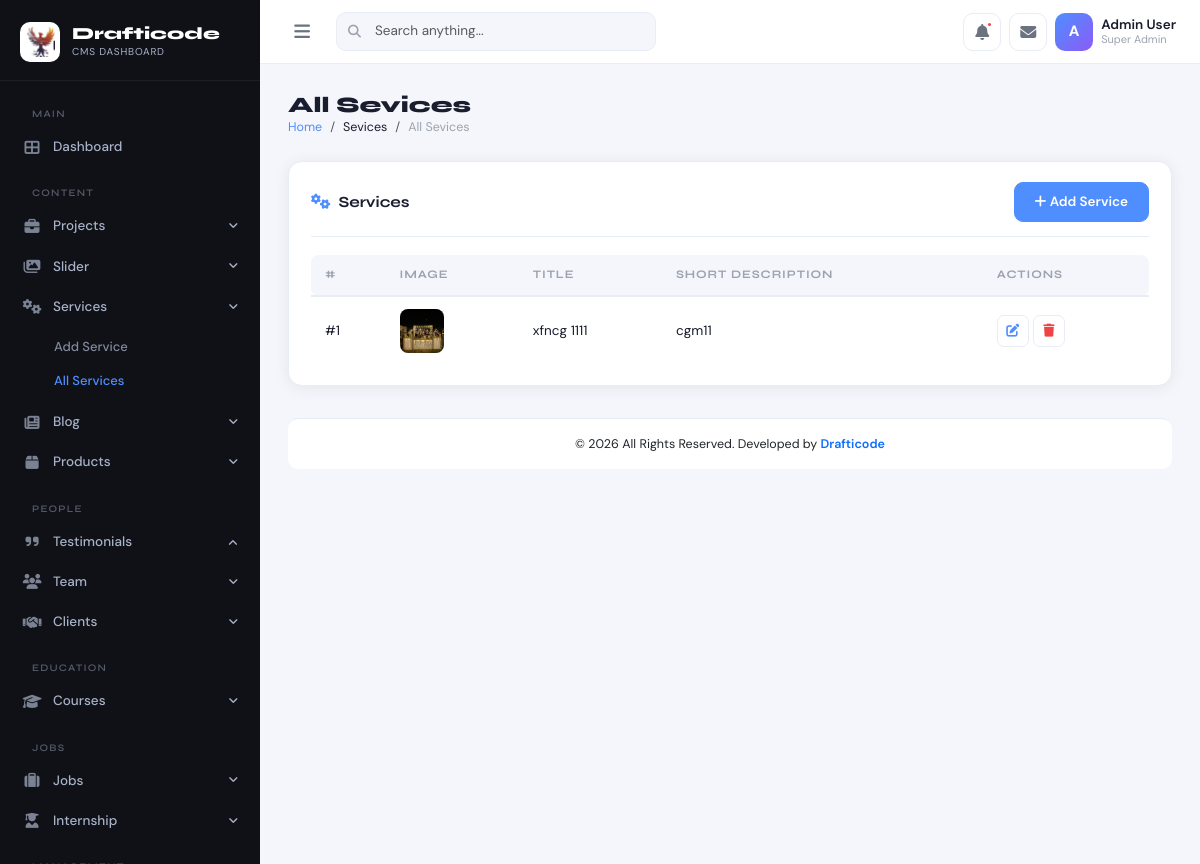
The page /admin-dashboard/service.php on the database its author committed.
### tables this page shows
CREATE TABLE `services` (
  `id` int(11) NOT NULL,
  `title` varchar(256) NOT NULL,
  `image` varchar(256) NOT NULL,
  `short_description` varchar(256) NOT NULL,
  `description` varchar(5000) NOT NULL
);

### admin-dashboard/service.php (the view, shortened to what this page needs)
<?php
include 'connection/config.php';
$services = $pdo->query("SELECT * FROM services ORDER BY id DESC")->fetchAll();
?>
<!DOCTYPE html>
<html lang="en">
<head>
    <link rel="stylesheet" href="https://cdnjs.cloudflare.com/ajax/libs/bootstrap/5.3.2/css/bootstrap.min.css">
    <link rel="stylesheet" href="https://cdnjs.cloudflare.com/ajax/libs/font-awesome/6.5.1/css/all.min.css">
    <link rel="stylesheet" href="assets/css/admin.css">
</head>
<body>
    <?php include 'common/sidebar.php' ?>
    <?php include 'common/topbar.php' ?>
    <div id="main-content">
        <div class="page-header">
            <div>
                <h1 class="page-title">All Sevices</h1>
                <nav>
                    <ol class="breadcrumb">
                        <li class="breadcrumb-item"><a href="index.php">Home</a></li>
                        <li class="breadcrumb-item">Sevices</li>
                        <li class="breadcrumb-item active">All Sevices</li>
                    </ol>
                </nav>
            </div>
        </div>
        <div class="admin-card">
            <div class="section-header">
                <h3 class="section-title">
                    <i class="fas fa-cogs me-2 text-primary-custom"></i>Services
                </h3>
                <div>
                    <a href="addservice.php" class="btn btn-primary btn-sm">
                        <i class="fas fa-plus"></i> Add Service
                    </a>
                </div>
            </div>
            <div class="table-responsive">
                <table class="admin-table">
                    <thead>
                        <tr>
                            <th>#</th>
                            <th>Image</th>
                            <th>Title</th>
                            <th>Short Description</th>
                            <th>Actions</th>
                        </tr>
                    </thead>
                    <tbody>
                        <?php
                        $i = 1;
                        foreach ($services as $service) {
                        ?>
                            <tr>
                                <td>#<?= $i++ ?></td>
                                <td>
                                    <img
                                        src="../upload/<?= $service['image'] ?>"
                                        style="width:44px;height:44px;border-radius:8px;object-fit:cover;">
                                </td>
                                <td><?= htmlspecialchars($service['title']) ?></td>
                                <td><?= htmlspecialchars($service['short_description']) ?></td>
                                <td>
                                    <div class="d-flex gap-1">
                                        <a href="addservice.php?action=edit_service&id=<?= $service['id'] ?>" class="btn-icon edit">
                                            <i class="fas fa-edit"></i>
                                        </a>
                                        <a href="function_service.php?action=delete_service&id=<?= $service['id'] ?>"
                                            class="btn-icon delete"
                                            onclick="return confirm('Delete this service?')">
                                            <i class="fas fa-trash"></i>
                                        </a>
                                    </div>
                                </td>
                            </tr>
                        <?php } ?>
                    </tbody>
                </table>
            </div>
        </div>
        <?php include 'common/footer.php' ?>
</body>
</html>

### admin-dashboard/assets/css/admin.css (style rules this page uses)
:root { --sidebar-width: 260px; --sidebar-bg: #0f1117; --sidebar-text: #a8b2c8; --sidebar-active: #ffffff; --sidebar-hover-bg: rgba(255,255,255,0.06); --sidebar-accent: #4f8eff; --topbar-height: 64px; --topbar-bg: #ffffff; --body-bg: #f4f6fb; --card-bg: #ffffff; --card-shadow: 0 2px 16px rgba(0,0,0,0.07); --card-radius: 14px; --text-primary: #1a1d2e; --text-secondary: #6b7280; --text-muted: #9ca3af; --border-color: #e8ecf4; --accent-blue: #4f8eff; --accent-purple: #8b5cf6; --accent-green: #10b981; --accent-orange: #f59e0b; --accent-red: #ef4444; --accent-cyan: #06b6d4; --transition: all 0.22s cubic-bezier(.4,0,.2,1); }
* { box-sizing: border-box; }
body { font-family: 'DM Sans', sans-serif; background: var(--body-bg); color: var(--text-primary); margin: 0; padding: 0; min-height: 100vh; font-size: 14.5px; }
h1,h2,h3,h4,h5,h6 { font-family: 'Syne', sans-serif; font-weight: 700; }
#main-content { margin-left: var(--sidebar-width); margin-top: var(--topbar-height); padding: 28px; min-height: calc(100vh - var(--topbar-height)); transition: var(--transition); }
.page-header { display: flex; align-items: center; justify-content: space-between; margin-bottom: 24px; }
.page-title { font-family: 'Syne', sans-serif; font-size: 22px; font-weight: 800; color: var(--text-primary); margin: 0; }
.breadcrumb { font-size: 12.5px; margin: 0; }
.breadcrumb-item a { color: var(--accent-blue); text-decoration: none; }
.breadcrumb-item.active { color: var(--text-muted); }
.admin-card { background: var(--card-bg); border-radius: var(--card-radius); box-shadow: var(--card-shadow); border: 1px solid var(--border-color); padding: 20px 22px; }
.admin-table { width: 100%; border-collapse: collapse; }
.admin-table thead th { background: var(--body-bg); font-family: 'Syne', sans-serif; font-size: 11.5px; font-weight: 700; text-transform: uppercase; letter-spacing: 0.08em; color: var(--text-muted); padding: 11px 14px; border-bottom: 2px solid var(--border-color); white-space: nowrap; }
.admin-table thead th:first-child { border-radius: 8px 0 0 8px; }
.admin-table thead th:last-child { border-radius: 0 8px 8px 0; }
.admin-table tbody td { padding: 12px 14px; border-bottom: 1px solid var(--border-color); font-size: 13.5px; vertical-align: middle; }
.admin-table tbody tr:last-child td { border-bottom: none; }
.btn-primary { background: var(--accent-blue); border-color: var(--accent-blue); font-weight: 600; font-size: 13.5px; padding: 9px 20px; border-radius: 9px; transition: var(--transition); }
.btn-icon { width: 32px; height: 32px; border-radius: 7px; border: 1px solid var(--border-color); background: var(--card-bg); display: inline-flex; align-items: center; justify-content: center; font-size: 13px; cursor: pointer; transition: var(--transition); text-decoration: none; }
.btn-icon.edit { color: var(--accent-blue); }
.btn-icon.delete { color: var(--accent-red); }
.section-header { display: flex; align-items: center; justify-content: space-between; margin-bottom: 18px; padding-bottom: 14px; border-bottom: 1px solid var(--border-color); }
.section-title { font-family: 'Syne', sans-serif; font-size: 15.5px; font-weight: 700; color: var(--text-primary); margin: 0; }
.text-primary-custom { color: var(--accent-blue) !important; }

### rows shown on the page
services: image (picture), title "xfncg 1111", short_description "cgm11"
